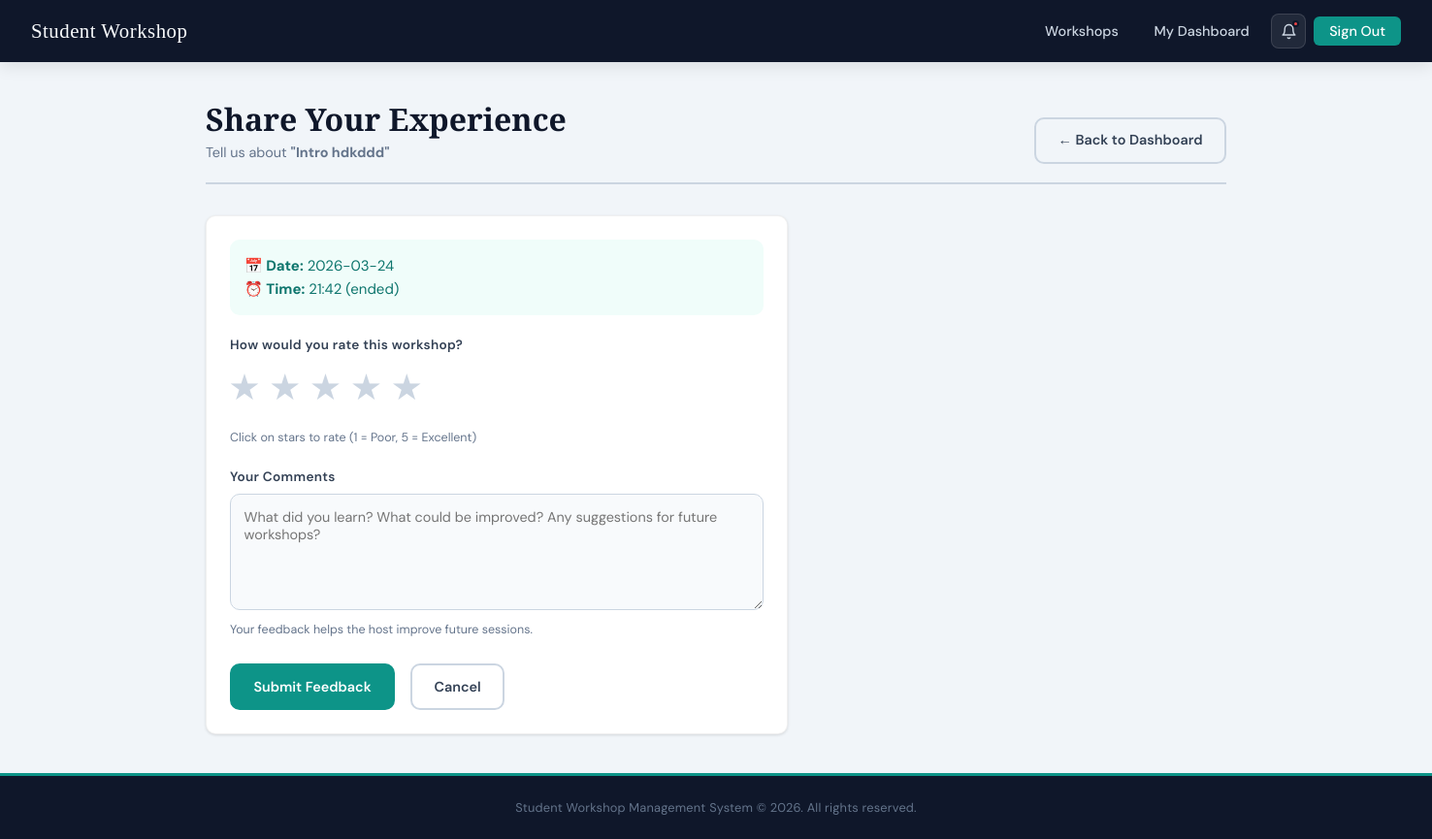
The page /workshops/2/respond (signed in) on the database its author committed.
### tables this page shows
CREATE TABLE workshops (
            id          INTEGER PRIMARY KEY AUTOINCREMENT,
            title       TEXT NOT NULL,
            description TEXT NOT NULL,
            date        TEXT NOT NULL,
            start_time  TEXT NOT NULL,
            end_time    TEXT NOT NULL,
            teams_link  TEXT,
            created_by  INTEGER NOT NULL,
            status      TEXT NOT NULL DEFAULT 'pending'
        );

### app.py (the view)
@app.route('/workshops/<int:workshop_id>/respond', methods=['GET'])
def respond(workshop_id):
    if not require_login():
        return redirect(url_for('login'))
    if session.get('role') != 'student':
        flash('Only students can leave feedback.', 'error')
        return redirect(url_for('dashboard'))
    conn = get_db()
    workshop = conn.execute(
        'SELECT id, title, date, end_time FROM workshops WHERE id = ?',
        (workshop_id,)
    ).fetchone()
    conn.close()
    if not workshop:
        flash('Workshop not found.', 'error')
        return redirect(url_for('dashboard'))
    return render_template('respond.html', workshop=workshop)

### app.py (called while the page is built)
def get_db():
    conn = sqlite3.connect(DATABASE)
    conn.row_factory = sqlite3.Row
    return conn

def require_login(role=None):
    if 'user_id' not in session:
        flash('Please sign in to access that page.', 'warning')
        return False
    if role and session.get('role') != role:
        flash('You do not have permission to access that page.', 'error')
        return False
    return True

### templates/respond.html (shortened to what this page needs)
{% extends 'base.html' %}
{% block content %}
<div class="page-wrapper">
  <div class="page-header">
    <div>
      <h1>Share Your Experience</h1>
      <p>Tell us about <strong>"{{ workshop.title }}"</strong></p>
    </div>
    <a href="{{ url_for('dashboard') }}" class="btn btn-ghost">&larr; Back to Dashboard</a>
  </div>
  <div class="card" style="max-width: 600px;">
    <div class="card-body">
      <form method="POST" action="{{ url_for('leave_feedback', workshop_id=workshop.id) }}">
        <div style="background: #f0fdfa; border-radius: 10px; padding: 15px; margin-bottom: 20px;">
          <p style="margin: 0; color: #0f766e;">
            <strong>📅 Date:</strong> {{ workshop.date }}<br>
            <strong>⏰ Time:</strong> {{ workshop.end_time }} (ended)
          </p>
        </div>
        <div class="form-group">
          <label style="font-weight: 600; display: block; margin-bottom: 8px;">How would you rate this workshop?</label>
          <div style="display: flex; gap: 0.8rem; margin-bottom: 10px;">
            <label style="cursor: pointer; font-size: 2rem;">
              <span class="star" data-value="1" style="color: #cbd5e1;">★</span>
            </label>
            <label style="cursor: pointer; font-size: 2rem;">
              <span class="star" data-value="2" style="color: #cbd5e1;">★</span>
            </label>
            <label style="cursor: pointer; font-size: 2rem;">
              <span class="star" data-value="3" style="color: #cbd5e1;">★</span>
            </label>
            <label style="cursor: pointer; font-size: 2rem;">
              <span class="star" data-value="4" style="color: #cbd5e1;">★</span>
            </label>
            <label style="cursor: pointer; font-size: 2rem;">
              <span class="star" data-value="5" style="color: #cbd5e1;">★</span>
            </label>
          </div>
          <div class="form-hint">Click on stars to rate (1 = Poor, 5 = Excellent)</div>
        </div>
        <div class="form-group">
          <label for="comment">Your Comments</label>
          <textarea id="comment" name="comment"
            placeholder="What did you learn? What could be improved? Any suggestions for future workshops?"
            rows="5"
            style="width: 100%; padding: 0.85rem; border-radius: var(--radius); border: 1.5px solid var(--grey-300); font-family: var(--font-body); resize: vertical;"></textarea>
          <div class="form-hint">Your feedback helps the host improve future sessions.</div>
        </div>
        <div style="display: flex; gap: 1rem; margin-top: 1.5rem;">
          <button type="submit" class="btn btn-primary">Submit Feedback</button>
          <a href="{{ url_for('dashboard') }}" class="btn btn-ghost">Cancel</a>
        </div>
      </form>
    </div>
  </div>
</div>
{% endblock %}

### static/style.css (style rules this page uses)
:root { --navy: #0f172a; --navy-mid: #1e293b; --teal: #0d9488; --teal-light: #14b8a6; --white: #f8fafc; --grey-100: #f1f5f9; --grey-300: #cbd5e1; --grey-500: #64748b; --grey-700: #334155; --danger: #ef4444; --success: #22c55e; --warning: #f59e0b; --shadow-sm: 0 1px 3px rgba(0,0,0,0.12); --shadow-md: 0 4px 16px rgba(0,0,0,0.10); --shadow-lg: 0 8px 32px rgba(0,0,0,0.15); --radius: 10px; --font-head: 'Playfair Display', serif; --font-body: 'DM Sans', sans-serif; --transition: 0.2s ease; }
*, *::before, *::after { box-sizing: border-box; margin: 0; padding: 0; }
html { scroll-behavior: smooth; }
body { font-family: var(--font-body); background-color: var(--grey-100); color: var(--navy); line-height: 1.6; font-size: 15px; min-height: 100vh; display: flex; flex-direction: column; }
a { color: var(--teal); text-decoration: none; transition: color var(--transition); }
.page-wrapper { max-width: 1100px; margin: 0 auto; padding: 2.5rem 1.5rem; }
.btn { display: inline-flex; align-items: center; gap: 0.4rem; padding: 0.65rem 1.4rem; border-radius: var(--radius); font-family: var(--font-body); font-size: 0.9rem; font-weight: 600; cursor: pointer; border: 2px solid transparent; transition: all var(--transition); text-decoration: none; }
.btn-primary { background: var(--teal); color: white; border-color: var(--teal); }
.btn-ghost { background: transparent; color: var(--grey-700); border-color: var(--grey-300); }
.card { background: white; border-radius: var(--radius); box-shadow: var(--shadow-sm); overflow: hidden; transition: box-shadow var(--transition), transform var(--transition); border: 1px solid rgba(0,0,0,0.06); }
.card-body { padding: 1.5rem; }
.form-group { margin-bottom: 1.2rem; }
.form-group label { display: block; font-size: 0.85rem; font-weight: 600; color: var(--grey-700); margin-bottom: 0.4rem; letter-spacing: 0.3px; }
.form-group input, .form-group textarea, .form-group select { width: 100%; padding: 0.7rem 1rem; border: 1.5px solid var(--grey-300); border-radius: var(--radius); font-family: var(--font-body); font-size: 0.9rem; color: var(--navy); background: var(--white); transition: border-color var(--transition), box-shadow var(--transition); outline: none; }
.form-group textarea { resize: vertical; min-height: 90px; }
.form-hint { font-size: 0.78rem; color: var(--grey-500); margin-top: 0.3rem; }
.page-header { margin-bottom: 2rem; padding-bottom: 1.2rem; border-bottom: 2px solid var(--grey-300); display: flex; align-items: flex-end; justify-content: space-between; flex-wrap: wrap; gap: 1rem; }
.page-header h1 { font-family: var(--font-head); font-size: clamp(1.5rem, 3vw, 2rem); color: var(--navy); line-height: 1.2; }
.page-header p { color: var(--grey-500); font-size: 0.9rem; margin-top: 0.2rem; }

### rows shown on the page
workshops: title "Intro hdkddd", date "2026-03-24", end_time "21:42"
